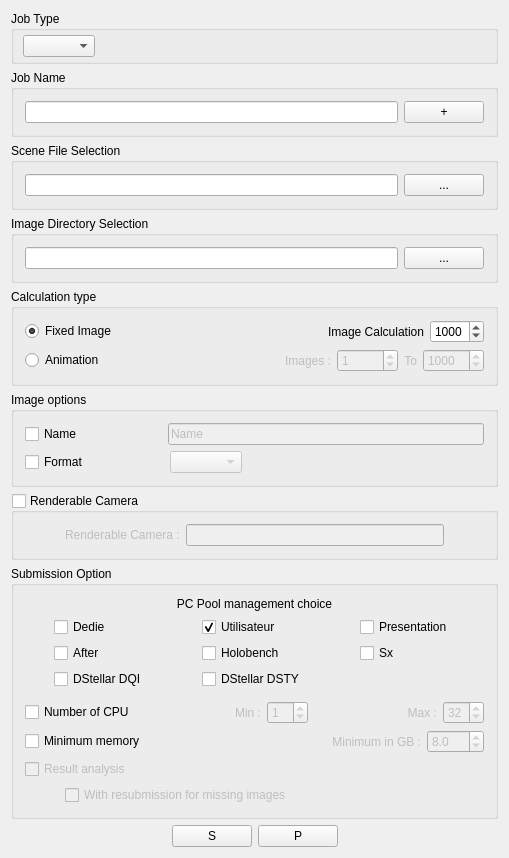
<?xml version="1.0" encoding="UTF-8"?>
<ui version="4.0">
 <class>MainWindowViewClass</class>
 <widget class="QMainWindow" name="MainWindowViewClass">
  <property name="geometry">
   <rect>
    <x>0</x>
    <y>0</y>
    <width>476</width>
    <height>817</height>
   </rect>
  </property>
  <property name="windowTitle">
   <string>MainWindowView</string>
  </property>
  <property name="windowIcon">
   <iconset resource="../ResourceFiles/MainWindowView.qrc">
    <normaloff>:/icon/mygale2.ico</normaloff>:/icon/mygale2.ico</iconset>
  </property>
  <property name="tabShape">
   <enum>QTabWidget::Rounded</enum>
  </property>
  <widget class="QWidget" name="centralWidget">
   <layout class="QVBoxLayout" name="verticalLayout">
    <item>
     <widget class="QGroupBox" name="JobType">
      <property name="sizePolicy">
       <sizepolicy hsizetype="Minimum" vsizetype="Minimum">
        <horstretch>0</horstretch>
        <verstretch>0</verstretch>
       </sizepolicy>
      </property>
      <property name="title">
       <string>Job Type</string>
      </property>
      <layout class="QVBoxLayout" name="verticalLayout_4">
       <property name="spacing">
        <number>0</number>
       </property>
       <property name="sizeConstraint">
        <enum>QLayout::SetMinimumSize</enum>
       </property>
       <property name="leftMargin">
        <number>9</number>
       </property>
       <property name="topMargin">
        <number>4</number>
       </property>
       <property name="rightMargin">
        <number>4</number>
       </property>
       <property name="bottomMargin">
        <number>4</number>
       </property>
       <item>
        <widget class="QComboBox" name="JobTypeComboBox">
         <property name="sizePolicy">
          <sizepolicy hsizetype="Maximum" vsizetype="Fixed">
           <horstretch>0</horstretch>
           <verstretch>0</verstretch>
          </sizepolicy>
         </property>
        </widget>
       </item>
      </layout>
     </widget>
    </item>
    <item>
     <widget class="QGroupBox" name="JobName">
      <property name="title">
       <string>Job Name</string>
      </property>
      <layout class="QHBoxLayout" name="horizontalLayout_31">
       <item>
        <widget class="QLineEdit" name="JobNamelineEdit"/>
       </item>
       <item>
        <widget class="QPushButton" name="JobNamepushButton">
         <property name="text">
          <string>+</string>
         </property>
        </widget>
       </item>
      </layout>
     </widget>
    </item>
    <item>
     <widget class="QGroupBox" name="SceneSelection">
      <property name="title">
       <string>Scene File Selection</string>
      </property>
      <layout class="QHBoxLayout" name="horizontalLayout_25">
       <item>
        <widget class="QLineEdit" name="SceneSelectionlineEdit">
         <property name="sizePolicy">
          <sizepolicy hsizetype="MinimumExpanding" vsizetype="Fixed">
           <horstretch>0</horstretch>
           <verstretch>0</verstretch>
          </sizepolicy>
         </property>
        </widget>
       </item>
       <item>
        <widget class="QPushButton" name="SceneSelectionPushButton">
         <property name="enabled">
          <bool>true</bool>
         </property>
         <property name="sizePolicy">
          <sizepolicy hsizetype="Minimum" vsizetype="Fixed">
           <horstretch>0</horstretch>
           <verstretch>0</verstretch>
          </sizepolicy>
         </property>
         <property name="text">
          <string>...</string>
         </property>
        </widget>
       </item>
      </layout>
     </widget>
    </item>
    <item>
     <widget class="QGroupBox" name="ImageDirectory">
      <property name="title">
       <string>Image Directory Selection</string>
      </property>
      <layout class="QHBoxLayout" name="horizontalLayout_32">
       <item>
        <widget class="QLineEdit" name="ImageDirectorylineEdit"/>
       </item>
       <item>
        <widget class="QPushButton" name="ImageDirectoryPushButton">
         <property name="text">
          <string>...</string>
         </property>
        </widget>
       </item>
      </layout>
     </widget>
    </item>
    <item>
     <widget class="QGroupBox" name="CalculationType">
      <property name="title">
       <string>Calculation type</string>
      </property>
      <layout class="QVBoxLayout" name="verticalLayout_13">
       <item>
        <layout class="QHBoxLayout" name="horizontalLayout_26">
         <item>
          <widget class="QRadioButton" name="FixedImageRadioButton">
           <property name="text">
            <string>Fixed Image</string>
           </property>
           <property name="checked">
            <bool>true</bool>
           </property>
          </widget>
         </item>
         <item>
          <spacer name="horizontalSpacer_21">
           <property name="orientation">
            <enum>Qt::Horizontal</enum>
           </property>
           <property name="sizeHint" stdset="0">
            <size>
             <width>40</width>
             <height>20</height>
            </size>
           </property>
          </spacer>
         </item>
         <item>
          <widget class="QLabel" name="FixedImageCalculationlabel">
           <property name="layoutDirection">
            <enum>Qt::LeftToRight</enum>
           </property>
           <property name="text">
            <string>Image Calculation</string>
           </property>
           <property name="alignment">
            <set>Qt::AlignRight|Qt::AlignTrailing|Qt::AlignVCenter</set>
           </property>
          </widget>
         </item>
         <item>
          <widget class="QSpinBox" name="FixedImageCalculationSpinBox">
           <property name="wrapping">
            <bool>false</bool>
           </property>
           <property name="suffix">
            <string/>
           </property>
           <property name="prefix">
            <string/>
           </property>
           <property name="maximum">
            <number>9999</number>
           </property>
           <property name="value">
            <number>1000</number>
           </property>
          </widget>
         </item>
        </layout>
       </item>
       <item>
        <layout class="QHBoxLayout" name="horizontalLayout_27">
         <item>
          <widget class="QRadioButton" name="AnimationradioButton">
           <property name="text">
            <string>Animation</string>
           </property>
          </widget>
         </item>
         <item>
          <spacer name="horizontalSpacer_30">
           <property name="orientation">
            <enum>Qt::Horizontal</enum>
           </property>
           <property name="sizeType">
            <enum>QSizePolicy::MinimumExpanding</enum>
           </property>
           <property name="sizeHint" stdset="0">
            <size>
             <width>40</width>
             <height>20</height>
            </size>
           </property>
          </spacer>
         </item>
         <item>
          <widget class="QLabel" name="Imageslabel">
           <property name="enabled">
            <bool>false</bool>
           </property>
           <property name="text">
            <string>Images :</string>
           </property>
           <property name="alignment">
            <set>Qt::AlignRight|Qt::AlignTrailing|Qt::AlignVCenter</set>
           </property>
          </widget>
         </item>
         <item>
          <widget class="QSpinBox" name="AnimationMinspinBox">
           <property name="enabled">
            <bool>false</bool>
           </property>
           <property name="maximum">
            <number>99999</number>
           </property>
           <property name="value">
            <number>1</number>
           </property>
          </widget>
         </item>
         <item>
          <widget class="QLabel" name="Tolabel">
           <property name="enabled">
            <bool>false</bool>
           </property>
           <property name="text">
            <string>To</string>
           </property>
           <property name="alignment">
            <set>Qt::AlignRight|Qt::AlignTrailing|Qt::AlignVCenter</set>
           </property>
           <property name="wordWrap">
            <bool>false</bool>
           </property>
          </widget>
         </item>
         <item>
          <widget class="QSpinBox" name="AnimationMaxspinBox">
           <property name="enabled">
            <bool>false</bool>
           </property>
           <property name="toolTip">
            <string/>
           </property>
           <property name="maximum">
            <number>99999</number>
           </property>
           <property name="value">
            <number>1000</number>
           </property>
          </widget>
         </item>
        </layout>
       </item>
      </layout>
     </widget>
    </item>
    <item>
     <widget class="QGroupBox" name="ImageOptions">
      <property name="sizePolicy">
       <sizepolicy hsizetype="Minimum" vsizetype="Minimum">
        <horstretch>0</horstretch>
        <verstretch>0</verstretch>
       </sizepolicy>
      </property>
      <property name="title">
       <string>Image options</string>
      </property>
      <layout class="QVBoxLayout" name="verticalLayout_14">
       <item>
        <layout class="QHBoxLayout" name="horizontalLayout_28">
         <item>
          <widget class="QCheckBox" name="NameCheckBox">
           <property name="text">
            <string>Name</string>
           </property>
          </widget>
         </item>
         <item>
          <spacer name="horizontalSpacer_31">
           <property name="orientation">
            <enum>Qt::Horizontal</enum>
           </property>
           <property name="sizeType">
            <enum>QSizePolicy::Fixed</enum>
           </property>
           <property name="sizeHint" stdset="0">
            <size>
             <width>80</width>
             <height>20</height>
            </size>
           </property>
          </spacer>
         </item>
         <item>
          <widget class="QLineEdit" name="NameLineEdit">
           <property name="enabled">
            <bool>false</bool>
           </property>
           <property name="text">
            <string>Name</string>
           </property>
           <property name="maxLength">
            <number>3276700</number>
           </property>
          </widget>
         </item>
        </layout>
       </item>
       <item>
        <layout class="QHBoxLayout" name="horizontalLayout_29">
         <item>
          <widget class="QCheckBox" name="FormatCheckBox">
           <property name="sizePolicy">
            <sizepolicy hsizetype="Fixed" vsizetype="Fixed">
             <horstretch>0</horstretch>
             <verstretch>0</verstretch>
            </sizepolicy>
           </property>
           <property name="text">
            <string>Format</string>
           </property>
          </widget>
         </item>
         <item>
          <spacer name="horizontalSpacer_32">
           <property name="orientation">
            <enum>Qt::Horizontal</enum>
           </property>
           <property name="sizeType">
            <enum>QSizePolicy::Fixed</enum>
           </property>
           <property name="sizeHint" stdset="0">
            <size>
             <width>75</width>
             <height>20</height>
            </size>
           </property>
          </spacer>
         </item>
         <item>
          <widget class="QComboBox" name="FormatComboBox">
           <property name="enabled">
            <bool>false</bool>
           </property>
           <property name="sizePolicy">
            <sizepolicy hsizetype="Maximum" vsizetype="Fixed">
             <horstretch>0</horstretch>
             <verstretch>0</verstretch>
            </sizepolicy>
           </property>
           <property name="minimumSize">
            <size>
             <width>0</width>
             <height>0</height>
            </size>
           </property>
          </widget>
         </item>
         <item>
          <spacer name="horizontalSpacer_33">
           <property name="orientation">
            <enum>Qt::Horizontal</enum>
           </property>
           <property name="sizeHint" stdset="0">
            <size>
             <width>40</width>
             <height>20</height>
            </size>
           </property>
          </spacer>
         </item>
        </layout>
       </item>
       <item>
        <layout class="QHBoxLayout" name="horizontalLayout_30"/>
       </item>
      </layout>
     </widget>
    </item>
    <item>
     <widget class="QGroupBox" name="CameraGroupBox">
      <property name="title">
       <string>Renderable Camera</string>
      </property>
      <property name="checkable">
       <bool>true</bool>
      </property>
      <property name="checked">
       <bool>false</bool>
      </property>
      <layout class="QHBoxLayout" name="horizontalLayout_36">
       <item>
        <spacer name="horizontalSpacer_38">
         <property name="orientation">
          <enum>Qt::Horizontal</enum>
         </property>
         <property name="sizeType">
          <enum>QSizePolicy::Minimum</enum>
         </property>
         <property name="sizeHint" stdset="0">
          <size>
           <width>40</width>
           <height>20</height>
          </size>
         </property>
        </spacer>
       </item>
       <item>
        <widget class="QLabel" name="Cameralabel">
         <property name="text">
          <string>Renderable Camera :</string>
         </property>
        </widget>
       </item>
       <item>
        <widget class="QLineEdit" name="CameralineEdit"/>
       </item>
       <item>
        <spacer name="horizontalSpacer_39">
         <property name="orientation">
          <enum>Qt::Horizontal</enum>
         </property>
         <property name="sizeType">
          <enum>QSizePolicy::Minimum</enum>
         </property>
         <property name="sizeHint" stdset="0">
          <size>
           <width>40</width>
           <height>20</height>
          </size>
         </property>
        </spacer>
       </item>
      </layout>
     </widget>
    </item>
    <item>
     <widget class="QGroupBox" name="SubmissionOption">
      <property name="title">
       <string>Submission Option</string>
      </property>
      <layout class="QVBoxLayout" name="verticalLayout_15">
       <item>
        <widget class="QLabel" name="ManagementChoicelabel">
         <property name="sizePolicy">
          <sizepolicy hsizetype="Preferred" vsizetype="Fixed">
           <horstretch>0</horstretch>
           <verstretch>0</verstretch>
          </sizepolicy>
         </property>
         <property name="text">
          <string>PC Pool management choice</string>
         </property>
         <property name="alignment">
          <set>Qt::AlignCenter</set>
         </property>
        </widget>
       </item>
       <item>
        <layout class="QGridLayout" name="gridLayout">
         <property name="leftMargin">
          <number>29</number>
         </property>
         <property name="rightMargin">
          <number>31</number>
         </property>
         <property name="bottomMargin">
          <number>6</number>
         </property>
         <property name="horizontalSpacing">
          <number>55</number>
         </property>
         <property name="verticalSpacing">
          <number>6</number>
         </property>
         <item row="2" column="0">
          <widget class="QCheckBox" name="AfterCheckBox">
           <property name="text">
            <string>After</string>
           </property>
           <property name="LFS" stdset="0">
            <string>after</string>
           </property>
          </widget>
         </item>
         <item row="3" column="1">
          <widget class="QCheckBox" name="DSTYcheckBox">
           <property name="text">
            <string>DStellar DSTY</string>
           </property>
           <property name="LFS" stdset="0">
            <string>dstellarstyle</string>
           </property>
          </widget>
         </item>
         <item row="2" column="2">
          <widget class="QCheckBox" name="SxCheckBox">
           <property name="text">
            <string>Sx</string>
           </property>
           <property name="LFS" stdset="0">
            <string>SX</string>
           </property>
          </widget>
         </item>
         <item row="3" column="0">
          <widget class="QCheckBox" name="DSDQIcheckBox">
           <property name="text">
            <string>DStellar DQI</string>
           </property>
           <property name="LFS" stdset="0">
            <string>dstellardqi</string>
           </property>
          </widget>
         </item>
         <item row="1" column="2">
          <widget class="QCheckBox" name="PresentationcheckBox">
           <property name="text">
            <string>Presentation</string>
           </property>
           <property name="LFS" stdset="0">
            <string>presentation</string>
           </property>
          </widget>
         </item>
         <item row="1" column="1">
          <widget class="QCheckBox" name="UtilisateurcheckBox">
           <property name="text">
            <string>Utilisateur</string>
           </property>
           <property name="checked">
            <bool>true</bool>
           </property>
           <property name="LFS" stdset="0">
            <string>utilisateur</string>
           </property>
          </widget>
         </item>
         <item row="2" column="1">
          <widget class="QCheckBox" name="HoloCheckBox">
           <property name="text">
            <string>Holobench</string>
           </property>
           <property name="LFS" stdset="0">
            <string>holobench</string>
           </property>
          </widget>
         </item>
         <item row="1" column="0">
          <widget class="QCheckBox" name="DedieCheckBox">
           <property name="text">
            <string>Dedie</string>
           </property>
           <property name="LFS" stdset="0">
            <string>dedie</string>
           </property>
          </widget>
         </item>
        </layout>
       </item>
       <item>
        <layout class="QHBoxLayout" name="horizontalLayout_33">
         <item>
          <widget class="QCheckBox" name="CPUcheckBox">
           <property name="text">
            <string>Number of CPU</string>
           </property>
          </widget>
         </item>
         <item>
          <spacer name="horizontalSpacer_34">
           <property name="orientation">
            <enum>Qt::Horizontal</enum>
           </property>
           <property name="sizeHint" stdset="0">
            <size>
             <width>40</width>
             <height>20</height>
            </size>
           </property>
          </spacer>
         </item>
         <item>
          <widget class="QLabel" name="MinCPULabel">
           <property name="enabled">
            <bool>false</bool>
           </property>
           <property name="text">
            <string>Min :</string>
           </property>
           <property name="alignment">
            <set>Qt::AlignRight|Qt::AlignTrailing|Qt::AlignVCenter</set>
           </property>
          </widget>
         </item>
         <item>
          <widget class="QSpinBox" name="MinCPUSpinBox">
           <property name="enabled">
            <bool>false</bool>
           </property>
           <property name="value">
            <number>1</number>
           </property>
           <property name="displayIntegerBase">
            <number>10</number>
           </property>
          </widget>
         </item>
         <item>
          <spacer name="horizontalSpacer_35">
           <property name="orientation">
            <enum>Qt::Horizontal</enum>
           </property>
           <property name="sizeHint" stdset="0">
            <size>
             <width>40</width>
             <height>20</height>
            </size>
           </property>
          </spacer>
         </item>
         <item>
          <widget class="QLabel" name="MaxCPULabel">
           <property name="enabled">
            <bool>false</bool>
           </property>
           <property name="text">
            <string>Max :</string>
           </property>
           <property name="alignment">
            <set>Qt::AlignRight|Qt::AlignTrailing|Qt::AlignVCenter</set>
           </property>
          </widget>
         </item>
         <item>
          <widget class="QSpinBox" name="MaxCPUspinBox">
           <property name="enabled">
            <bool>false</bool>
           </property>
           <property name="value">
            <number>32</number>
           </property>
          </widget>
         </item>
        </layout>
       </item>
       <item>
        <layout class="QHBoxLayout" name="horizontalLayout_34">
         <item>
          <widget class="QCheckBox" name="MemoryCheckBox">
           <property name="text">
            <string>Minimum memory</string>
           </property>
          </widget>
         </item>
         <item>
          <spacer name="horizontalSpacer_36">
           <property name="orientation">
            <enum>Qt::Horizontal</enum>
           </property>
           <property name="sizeHint" stdset="0">
            <size>
             <width>40</width>
             <height>20</height>
            </size>
           </property>
          </spacer>
         </item>
         <item>
          <widget class="QLabel" name="MinimumGBlabel">
           <property name="enabled">
            <bool>false</bool>
           </property>
           <property name="text">
            <string>Minimum in GB :</string>
           </property>
           <property name="alignment">
            <set>Qt::AlignRight|Qt::AlignTrailing|Qt::AlignVCenter</set>
           </property>
          </widget>
         </item>
         <item>
          <widget class="QDoubleSpinBox" name="MemorydoubleSpinBox">
           <property name="enabled">
            <bool>false</bool>
           </property>
           <property name="prefix">
            <string/>
           </property>
           <property name="decimals">
            <number>1</number>
           </property>
           <property name="stepType">
            <enum>QAbstractSpinBox::AdaptiveDecimalStepType</enum>
           </property>
           <property name="value">
            <double>8.000000000000000</double>
           </property>
          </widget>
         </item>
        </layout>
       </item>
       <item>
        <widget class="QCheckBox" name="AnalysischeckBox">
         <property name="enabled">
          <bool>false</bool>
         </property>
         <property name="text">
          <string>Result analysis</string>
         </property>
        </widget>
       </item>
       <item>
        <layout class="QHBoxLayout" name="RessubmissionHorizontalLayout">
         <item>
          <spacer name="horizontalSpacer_37">
           <property name="orientation">
            <enum>Qt::Horizontal</enum>
           </property>
           <property name="sizeType">
            <enum>QSizePolicy::Fixed</enum>
           </property>
           <property name="sizeHint" stdset="0">
            <size>
             <width>40</width>
             <height>20</height>
            </size>
           </property>
          </spacer>
         </item>
         <item>
          <widget class="QCheckBox" name="ResubmissionCheckBox">
           <property name="enabled">
            <bool>false</bool>
           </property>
           <property name="text">
            <string>With resubmission for missing images</string>
           </property>
          </widget>
         </item>
        </layout>
       </item>
      </layout>
     </widget>
    </item>
    <item>
     <layout class="QHBoxLayout" name="StartButton">
      <property name="sizeConstraint">
       <enum>QLayout::SetDefaultConstraint</enum>
      </property>
      <item>
       <spacer name="horizontalSpacer_28">
        <property name="orientation">
         <enum>Qt::Horizontal</enum>
        </property>
        <property name="sizeHint" stdset="0">
         <size>
          <width>40</width>
          <height>20</height>
         </size>
        </property>
       </spacer>
      </item>
      <item>
       <widget class="QPushButton" name="StandartPushButton">
        <property name="text">
         <string>S</string>
        </property>
       </widget>
      </item>
      <item>
       <widget class="QPushButton" name="PriorityStartPushButton">
        <property name="text">
         <string>P</string>
        </property>
       </widget>
      </item>
      <item>
       <spacer name="horizontalSpacer_29">
        <property name="orientation">
         <enum>Qt::Horizontal</enum>
        </property>
        <property name="sizeHint" stdset="0">
         <size>
          <width>40</width>
          <height>20</height>
         </size>
        </property>
       </spacer>
      </item>
     </layout>
    </item>
   </layout>
  </widget>
 </widget>
 <layoutdefault spacing="6" margin="11"/>
 <resources>
  <include location="../ResourceFiles/MainWindowView.qrc"/>
 </resources>
 <connections>
  <connection>
   <sender>NameCheckBox</sender>
   <signal>toggled(bool)</signal>
   <receiver>NameLineEdit</receiver>
   <slot>setEnabled(bool)</slot>
   <hints>
    <hint type="sourcelabel">
     <x>47</x>
     <y>394</y>
    </hint>
    <hint type="destinationlabel">
     <x>311</x>
     <y>394</y>
    </hint>
   </hints>
  </connection>
  <connection>
   <sender>FormatCheckBox</sender>
   <signal>toggled(bool)</signal>
   <receiver>FormatComboBox</receiver>
   <slot>setEnabled(bool)</slot>
   <hints>
    <hint type="sourcelabel">
     <x>50</x>
     <y>424</y>
    </hint>
    <hint type="destinationlabel">
     <x>202</x>
     <y>424</y>
    </hint>
   </hints>
  </connection>
  <connection>
   <sender>NameCheckBox</sender>
   <signal>toggled(bool)</signal>
   <receiver>AnalysischeckBox</receiver>
   <slot>setEnabled(bool)</slot>
   <hints>
    <hint type="sourcelabel">
     <x>47</x>
     <y>394</y>
    </hint>
    <hint type="destinationlabel">
     <x>237</x>
     <y>727</y>
    </hint>
   </hints>
  </connection>
  <connection>
   <sender>AnalysischeckBox</sender>
   <signal>toggled(bool)</signal>
   <receiver>ResubmissionCheckBox</receiver>
   <slot>setEnabled(bool)</slot>
   <hints>
    <hint type="sourcelabel">
     <x>237</x>
     <y>727</y>
    </hint>
    <hint type="destinationlabel">
     <x>260</x>
     <y>754</y>
    </hint>
   </hints>
  </connection>
  <connection>
   <sender>CPUcheckBox</sender>
   <signal>toggled(bool)</signal>
   <receiver>MinCPULabel</receiver>
   <slot>setEnabled(bool)</slot>
   <hints>
    <hint type="sourcelabel">
     <x>73</x>
     <y>669</y>
    </hint>
    <hint type="destinationlabel">
     <x>238</x>
     <y>669</y>
    </hint>
   </hints>
  </connection>
  <connection>
   <sender>CPUcheckBox</sender>
   <signal>toggled(bool)</signal>
   <receiver>MinCPUSpinBox</receiver>
   <slot>setEnabled(bool)</slot>
   <hints>
    <hint type="sourcelabel">
     <x>73</x>
     <y>669</y>
    </hint>
    <hint type="destinationlabel">
     <x>274</x>
     <y>669</y>
    </hint>
   </hints>
  </connection>
  <connection>
   <sender>CPUcheckBox</sender>
   <signal>toggled(bool)</signal>
   <receiver>MaxCPULabel</receiver>
   <slot>setEnabled(bool)</slot>
   <hints>
    <hint type="sourcelabel">
     <x>73</x>
     <y>669</y>
    </hint>
    <hint type="destinationlabel">
     <x>402</x>
     <y>669</y>
    </hint>
   </hints>
  </connection>
  <connection>
   <sender>CPUcheckBox</sender>
   <signal>toggled(bool)</signal>
   <receiver>MaxCPUspinBox</receiver>
   <slot>setEnabled(bool)</slot>
   <hints>
    <hint type="sourcelabel">
     <x>73</x>
     <y>669</y>
    </hint>
    <hint type="destinationlabel">
     <x>439</x>
     <y>669</y>
    </hint>
   </hints>
  </connection>
  <connection>
   <sender>MemoryCheckBox</sender>
   <signal>toggled(bool)</signal>
   <receiver>MemorydoubleSpinBox</receiver>
   <slot>setEnabled(bool)</slot>
   <hints>
    <hint type="sourcelabel">
     <x>81</x>
     <y>699</y>
    </hint>
    <hint type="destinationlabel">
     <x>431</x>
     <y>699</y>
    </hint>
   </hints>
  </connection>
  <connection>
   <sender>MemoryCheckBox</sender>
   <signal>toggled(bool)</signal>
   <receiver>MinimumGBlabel</receiver>
   <slot>setEnabled(bool)</slot>
   <hints>
    <hint type="sourcelabel">
     <x>81</x>
     <y>699</y>
    </hint>
    <hint type="destinationlabel">
     <x>356</x>
     <y>699</y>
    </hint>
   </hints>
  </connection>
  <connection>
   <sender>FixedImageRadioButton</sender>
   <signal>toggled(bool)</signal>
   <receiver>FixedImageCalculationSpinBox</receiver>
   <slot>setEnabled(bool)</slot>
   <hints>
    <hint type="sourcelabel">
     <x>63</x>
     <y>298</y>
    </hint>
    <hint type="destinationlabel">
     <x>433</x>
     <y>298</y>
    </hint>
   </hints>
  </connection>
  <connection>
   <sender>FixedImageRadioButton</sender>
   <signal>toggled(bool)</signal>
   <receiver>FixedImageCalculationlabel</receiver>
   <slot>setEnabled(bool)</slot>
   <hints>
    <hint type="sourcelabel">
     <x>63</x>
     <y>298</y>
    </hint>
    <hint type="destinationlabel">
     <x>356</x>
     <y>298</y>
    </hint>
   </hints>
  </connection>
  <connection>
   <sender>AnimationradioButton</sender>
   <signal>toggled(bool)</signal>
   <receiver>AnimationMaxspinBox</receiver>
   <slot>setEnabled(bool)</slot>
   <hints>
    <hint type="sourcelabel">
     <x>59</x>
     <y>328</y>
    </hint>
    <hint type="destinationlabel">
     <x>430</x>
     <y>328</y>
    </hint>
   </hints>
  </connection>
  <connection>
   <sender>AnimationradioButton</sender>
   <signal>toggled(bool)</signal>
   <receiver>AnimationMinspinBox</receiver>
   <slot>setEnabled(bool)</slot>
   <hints>
    <hint type="sourcelabel">
     <x>59</x>
     <y>328</y>
    </hint>
    <hint type="destinationlabel">
     <x>355</x>
     <y>328</y>
    </hint>
   </hints>
  </connection>
  <connection>
   <sender>AnimationradioButton</sender>
   <signal>toggled(bool)</signal>
   <receiver>Tolabel</receiver>
   <slot>setEnabled(bool)</slot>
   <hints>
    <hint type="sourcelabel">
     <x>59</x>
     <y>328</y>
    </hint>
    <hint type="destinationlabel">
     <x>392</x>
     <y>328</y>
    </hint>
   </hints>
  </connection>
 </connections>
</ui>
